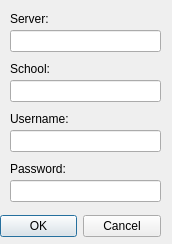
<?xml version="1.0" encoding="UTF-8"?>
<ui version="4.0">
 <class>Dialog</class>
 <widget class="QDialog" name="Dialog">
  <property name="geometry">
   <rect>
    <x>0</x>
    <y>0</y>
    <width>172</width>
    <height>244</height>
   </rect>
  </property>
  <property name="windowTitle">
   <string>Credentials</string>
  </property>
  <widget class="QDialogButtonBox" name="dialog_btnb">
   <property name="geometry">
    <rect>
     <x>0</x>
     <y>210</y>
     <width>161</width>
     <height>32</height>
    </rect>
   </property>
   <property name="orientation">
    <enum>Qt::Horizontal</enum>
   </property>
   <property name="standardButtons">
    <set>QDialogButtonBox::Cancel|QDialogButtonBox::Ok</set>
   </property>
  </widget>
  <widget class="QLineEdit" name="server_le">
   <property name="geometry">
    <rect>
     <x>10</x>
     <y>30</y>
     <width>151</width>
     <height>22</height>
    </rect>
   </property>
  </widget>
  <widget class="QLabel" name="server_lbl">
   <property name="geometry">
    <rect>
     <x>10</x>
     <y>10</y>
     <width>58</width>
     <height>17</height>
    </rect>
   </property>
   <property name="text">
    <string>Server:</string>
   </property>
  </widget>
  <widget class="QLabel" name="school_lbl">
   <property name="geometry">
    <rect>
     <x>10</x>
     <y>60</y>
     <width>58</width>
     <height>17</height>
    </rect>
   </property>
   <property name="text">
    <string>School:</string>
   </property>
  </widget>
  <widget class="QLineEdit" name="school_le">
   <property name="geometry">
    <rect>
     <x>10</x>
     <y>80</y>
     <width>151</width>
     <height>22</height>
    </rect>
   </property>
  </widget>
  <widget class="QLabel" name="user_lbl">
   <property name="geometry">
    <rect>
     <x>10</x>
     <y>110</y>
     <width>58</width>
     <height>17</height>
    </rect>
   </property>
   <property name="text">
    <string>Username:</string>
   </property>
  </widget>
  <widget class="QLineEdit" name="user_le">
   <property name="geometry">
    <rect>
     <x>10</x>
     <y>130</y>
     <width>151</width>
     <height>22</height>
    </rect>
   </property>
  </widget>
  <widget class="QLabel" name="password_lbl">
   <property name="geometry">
    <rect>
     <x>10</x>
     <y>160</y>
     <width>58</width>
     <height>17</height>
    </rect>
   </property>
   <property name="text">
    <string>Password:</string>
   </property>
  </widget>
  <widget class="QLineEdit" name="password_le">
   <property name="geometry">
    <rect>
     <x>10</x>
     <y>180</y>
     <width>151</width>
     <height>22</height>
    </rect>
   </property>
   <property name="echoMode">
    <enum>QLineEdit::PasswordEchoOnEdit</enum>
   </property>
  </widget>
 </widget>
 <resources/>
 <connections>
  <connection>
   <sender>dialog_btnb</sender>
   <signal>accepted()</signal>
   <receiver>Dialog</receiver>
   <slot>accept()</slot>
   <hints>
    <hint type="sourcelabel">
     <x>248</x>
     <y>254</y>
    </hint>
    <hint type="destinationlabel">
     <x>157</x>
     <y>274</y>
    </hint>
   </hints>
  </connection>
  <connection>
   <sender>dialog_btnb</sender>
   <signal>rejected()</signal>
   <receiver>Dialog</receiver>
   <slot>reject()</slot>
   <hints>
    <hint type="sourcelabel">
     <x>316</x>
     <y>260</y>
    </hint>
    <hint type="destinationlabel">
     <x>286</x>
     <y>274</y>
    </hint>
   </hints>
  </connection>
 </connections>
</ui>
